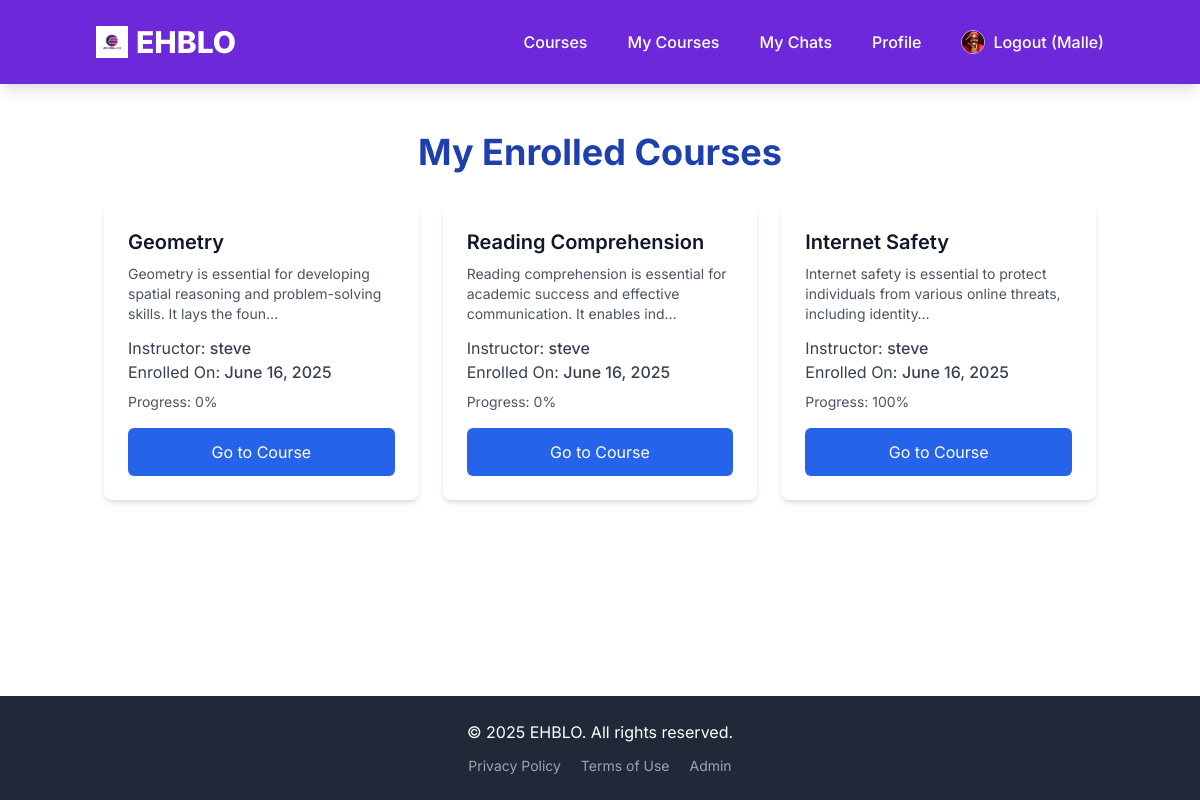
The app's page /courses/my-courses/ (signed in), older data.
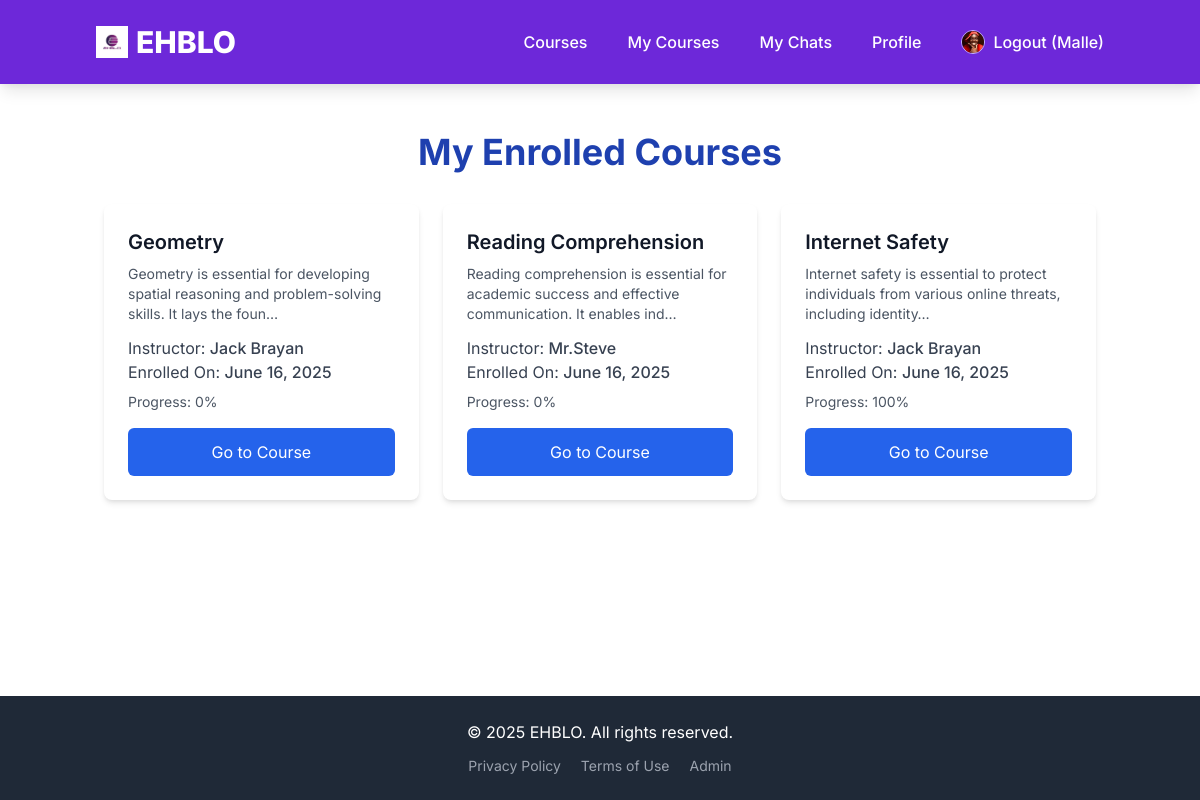
The same page, newer data.
### courses/models.py (models this page shows, shortened)
class Enrollment(models.Model):
    student = models.ForeignKey(settings.AUTH_USER_MODEL,
                                 on_delete=models.CASCADE,
                                 related_name='enrollments',
                                 limit_choices_to={'user_type': 'student'})
    course = models.ForeignKey(Course,
                               on_delete=models.CASCADE,
                               related_name='enrollments')
    enrolled_at = models.DateTimeField(auto_now_add=True)
    completed_contents = models.ManyToManyField(Content, blank=True, related_name='completed_by_students')
    class Meta:
        unique_together = ('student', 'course')
    def get_progress(self):
        total_contents = self.course.modules.aggregate(total=models.Count('contents'))['total']
        if not total_contents:
            return 0
        completed_count = self.completed_contents.count()
        return (completed_count / total_contents) * 100

class Course(models.Model):
    instructor = models.ForeignKey(settings.AUTH_USER_MODEL,
                                   on_delete=models.CASCADE,
                                   related_name='courses_created',
                                   limit_choices_to={'user_type': 'instructor'})
    subject = models.ForeignKey(Subject,
                                 on_delete=models.CASCADE,
                                 related_name='courses')
    title = models.CharField(max_length=250)
    slug = models.SlugField(max_length=250, unique=True, blank=True)
    overview = models.TextField()
    created = models.DateTimeField(auto_now_add=True)
    updated = models.DateTimeField(auto_now=True)
    price = models.DecimalField(max_digits=10, decimal_places=2, default=0.00) # 0 for free courses
    is_published = models.BooleanField(default=False)
    tags = TaggableManager(blank=True)
    image = models.ImageField(upload_to='course_thumbnails/', null=True, blank=True)
    class Meta:
        ordering = ('-created',)

### users/models.py (models this page shows, shortened)
class CustomUser(AbstractUser):
    USER_TYPE_CHOICES = (
        ("student", "Student"),
        ("instructor", "Instructor"),
    )
    user_type = models.CharField(max_length=20, choices=USER_TYPE_CHOICES, default="student")
    bio = models.TextField(blank=True, null=True)
    profile_picture = models.ImageField(upload_to='profile_pics/', blank=True, null=True)
    phone_number = models.CharField(max_length=20, blank=True, null=True)
    country = models.CharField(max_length=100, blank=True, null=True)
    class Meta:
        verbose_name = "User"
        verbose_name_plural = "Users"

### courses/views.py (the view)
# urls.py: path('my-courses/', views.EnrolledCourseListView.as_view(), name='my_courses'),
class EnrolledCourseListView(LoginRequiredMixin, ListView):
    model = Enrollment
    template_name = 'courses/my_courses.html'
    context_object_name = 'enrollments'
    def get_queryset(self):
        return Enrollment.objects.filter(student=self.request.user).select_related('course').order_by('-enrolled_at')

### courses/templates/courses/my_courses.html (shortened to what this page needs)
{% extends "base.html" %}
{% load static %}
{% block content %}
<h1 class="text-4xl font-bold text-center text-blue-800 mb-8">My Enrolled Courses</h1>
<div class="grid grid-cols-1 md:grid-cols-2 lg:grid-cols-3 gap-6">
    {% for enrollment in enrollments %}
        <div class="bg-white rounded-lg shadow-md overflow-hidden hover:shadow-lg transition-shadow duration-300">
            <div class="p-6">
                <h2 class="text-xl font-semibold text-gray-900 mb-2">{{ enrollment.course.title }}</h2>
                <p class="text-sm text-gray-600 mb-3">{{ enrollment.course.overview|truncatechars:100 }}</p>
                <p class="text-md text-gray-700">Instructor: <span class="font-medium">{{ enrollment.course.instructor.get_full_name|default:enrollment.course.instructor.username }}</span></p>
                <p class="text-md text-gray-700">Enrolled On: <span class="font-medium">{{ enrollment.enrolled_at|date:"F d, Y" }}</span></p>
                <p class="text-sm text-gray-600 mt-2">Progress: {{ enrollment.get_progress|floatformat:"0" }}%</p>
                <a href="{% url 'course_player_home' enrollment.pk %}"
                   class="block w-full text-center bg-blue-600 text-white p-3 rounded-md mt-4 hover:bg-blue-700 transition duration-300">
                    Go to Course
                </a>
            </div>
        </div>
    {% endfor %}
</div>
{% endblock %}

Row changes from the older to the newer data that the page shows:
changed through a linked row, Enrollment "Geometry": course.instructor.get_full_name "steve" → "Jack Brayan"
changed through a linked row, Enrollment "Reading Comprehension": course.instructor.get_full_name "steve" → "Mr.Steve"
changed through a linked row, Enrollment "Internet Safety": course.instructor.get_full_name "steve" → "Jack Brayan"
